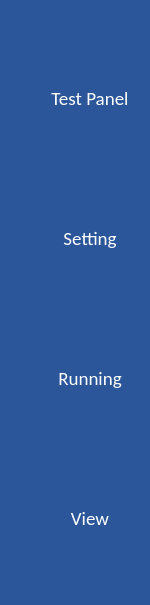
     <widget class="QWidget" name="widget" native="true">
      <property name="minimumSize">
       <size>
        <width>150</width>
        <height>0</height>
       </size>
      </property>
      <property name="maximumSize">
       <size>
        <width>150</width>
        <height>16777215</height>
       </size>
      </property>
      <property name="styleSheet">
       <string notr="true">background-color: rgb(43, 87, 154);</string>
      </property>
      <layout class="QGridLayout" name="gridLayout_2">
       <property name="leftMargin">
        <number>25</number>
       </property>
       <property name="topMargin">
        <number>18</number>
       </property>
       <property name="rightMargin">
        <number>0</number>
       </property>
       <property name="horizontalSpacing">
        <number>6</number>
       </property>
       <property name="verticalSpacing">
        <number>10</number>
       </property>
       <item row="0" column="0">
        <widget class="QToolButton" name="toolButton_test_panel">
         <property name="minimumSize">
          <size>
           <width>130</width>
           <height>130</height>
          </size>
         </property>
         <property name="maximumSize">
          <size>
           <width>110</width>
           <height>100</height>
          </size>
         </property>
         <property name="font">
          <font>
           <family>Calibri</family>
           <pointsize>14</pointsize>
           <weight>50</weight>
           <bold>false</bold>
          </font>
         </property>
         <property name="focusPolicy">
          <enum>Qt::NoFocus</enum>
         </property>
         <property name="styleSheet">
          <string notr="true">color: rgb(255, 255, 255);
border:10px solid rgb(43, 87, 154);</string>
         </property>
         <property name="text">
          <string>Test Panel</string>
         </property>
         <property name="icon">
          <iconset>
           <normaloff>../image/equalizer.png</normaloff>../image/equalizer.png</iconset>
         </property>
         <property name="iconSize">
          <size>
           <width>75</width>
           <height>75</height>
          </size>
         </property>
         <property name="toolButtonStyle">
          <enum>Qt::ToolButtonTextUnderIcon</enum>
         </property>
        </widget>
       </item>
       <item row="2" column="0">
        <widget class="QToolButton" name="toolButton_setting">
         <property name="minimumSize">
          <size>
           <width>130</width>
           <height>130</height>
          </size>
         </property>
         <property name="maximumSize">
          <size>
           <width>110</width>
           <height>100</height>
          </size>
         </property>
         <property name="font">
          <font>
           <family>Calibri</family>
           <pointsize>14</pointsize>
           <weight>50</weight>
           <bold>false</bold>
          </font>
         </property>
         <property name="styleSheet">
          <string notr="true">color: rgb(255, 255, 255);
border:10px solid rgb(43, 87, 154);</string>
         </property>
         <property name="text">
          <string>Setting</string>
         </property>
         <property name="icon">
          <iconset>
           <normaloff>../../../settings.png</normaloff>../../../settings.png</iconset>
         </property>
         <property name="iconSize">
          <size>
           <width>75</width>
           <height>75</height>
          </size>
         </property>
         <property name="toolButtonStyle">
          <enum>Qt::ToolButtonTextUnderIcon</enum>
         </property>
        </widget>
       </item>
       <item row="4" column="0">
        <widget class="QToolButton" name="toolButton_view">
         <property name="minimumSize">
          <size>
           <width>130</width>
           <height>130</height>
          </size>
         </property>
         <property name="maximumSize">
          <size>
           <width>110</width>
           <height>100</height>
          </size>
         </property>
         <property name="font">
          <font>
           <family>Calibri</family>
           <pointsize>14</pointsize>
           <weight>50</weight>
           <bold>false</bold>
          </font>
         </property>
         <property name="styleSheet">
          <string notr="true">color: rgb(255, 255, 255);
border:10px solid rgb(43, 87, 154);</string>
         </property>
         <property name="text">
          <string>View</string>
         </property>
         <property name="icon">
          <iconset>
           <normaloff>../../../research.png</normaloff>../../../research.png</iconset>
         </property>
         <property name="iconSize">
          <size>
           <width>75</width>
           <height>75</height>
          </size>
         </property>
         <property name="toolButtonStyle">
          <enum>Qt::ToolButtonTextUnderIcon</enum>
         </property>
        </widget>
       </item>
       <item row="5" column="0">
        <widget class="QLabel" name="label">
         <property name="font">
          <font>
           <family>Arial Black</family>
          </font>
         </property>
         <property name="text">
          <string/>
         </property>
        </widget>
       </item>
       <item row="3" column="0">
        <widget class="QToolButton" name="toolButton_running">
         <property name="minimumSize">
          <size>
           <width>130</width>
           <height>130</height>
          </size>
         </property>
         <property name="maximumSize">
          <size>
           <width>110</width>
           <height>100</height>
          </size>
         </property>
         <property name="font">
          <font>
           <family>Calibri</family>
           <pointsize>14</pointsize>
           <weight>50</weight>
           <bold>false</bold>
          </font>
         </property>
         <property name="styleSheet">
          <string notr="true">color: rgb(255, 255, 255);
border:10px solid rgb(43, 87, 154);</string>
         </property>
         <property name="text">
          <string>Running</string>
         </property>
         <property name="icon">
          <iconset>
           <normaloff>../../../jogging.png</normaloff>../../../jogging.png</iconset>
         </property>
         <property name="iconSize">
          <size>
           <width>75</width>
           <height>75</height>
          </size>
         </property>
         <property name="toolButtonStyle">
          <enum>Qt::ToolButtonTextUnderIcon</enum>
         </property>
        </widget>
       </item>
      </layout>
     </widget>
